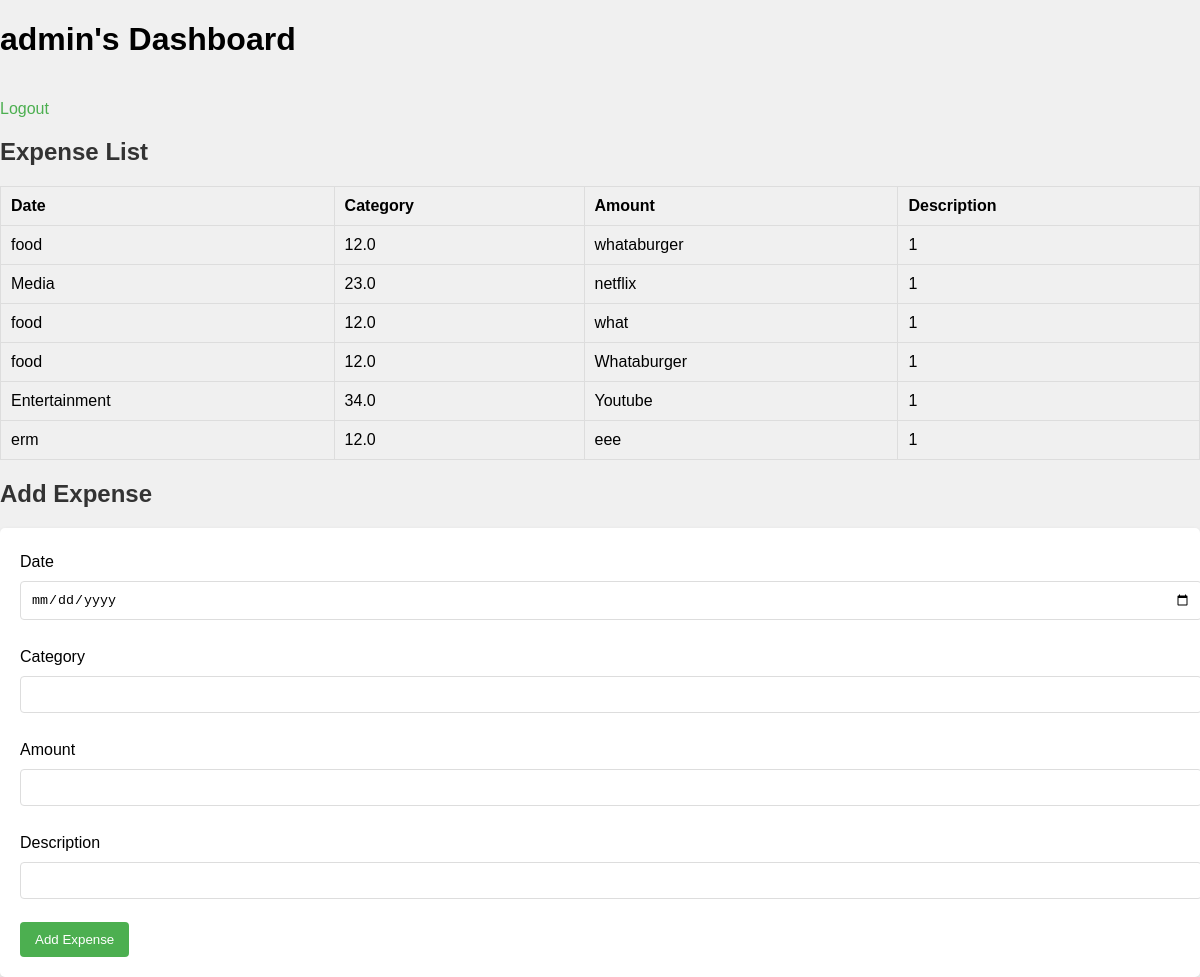
The page /dashboard (signed in) on the database as committed earlier.
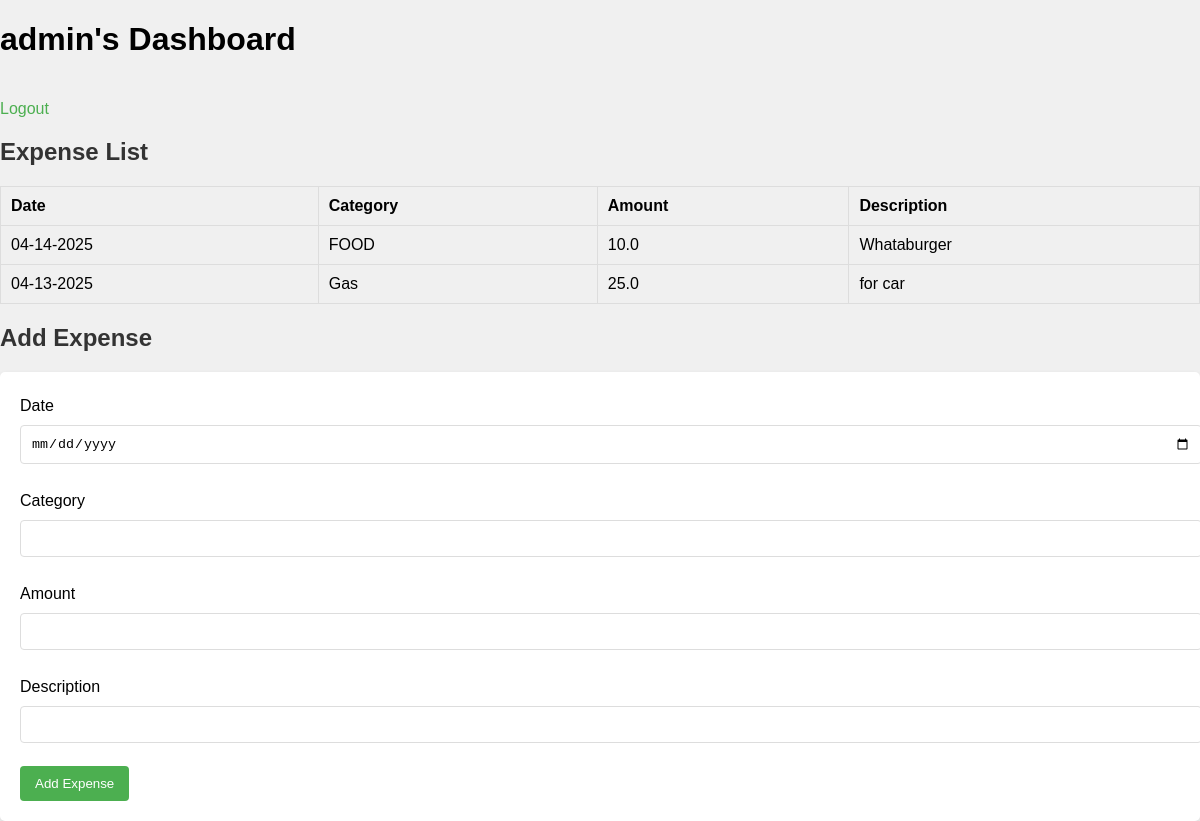
The same page on the database as committed later.
### tables this page shows
CREATE TABLE users (
                          id INTEGER PRIMARY KEY AUTOINCREMENT,
                          username TEXT NOT NULL UNIQUE,
                          password TEXT NOT NULL);

CREATE TABLE expenses (
                          id INTEGER PRIMARY KEY AUTOINCREMENT,
                          user_id INTEGER,
                          date TEXT NOT NULL,
                          category TEXT NOT NULL,
                          amount REAL NOT NULL,
                          description TEXT NOT NULL,
                          FOREIGN KEY (user_id) REFERENCES users (id));

### app.py (the view)
@app.route('/dashboard')
def dashboard():
    if 'user_id' not in session:
        return redirect(url_for('login'))
    with sqlite3.connect('db/expenses.db') as conn:
        cursor = conn.cursor()
        cursor.execute('SELECT username FROM users WHERE id = ?', (session['user_id'],))
        user = cursor.fetchone()
        username = user[0] if user else 'User'
        cursor.execute('SELECT * FROM expenses WHERE user_id = ?', (session['user_id'],))
        expenses = cursor.fetchall()
        for i, expense in enumerate(expenses):
            date_str = expense[2]
            try:
                date_obj = datetime.strptime(date_str, '%Y-%m-%d')
                expenses[i] = expense[:2] + (date_obj.strftime('%m-%d-%Y'),) + expense[3:]
            except ValueError:
                continue
    return render_template('dashboard.html', username=username, expenses=expenses)

### templates/dashboard.html (shortened to what this page needs)
<!DOCTYPE html>
<html lang="en">
<head>
    <link rel="stylesheet" href="{{ url_for('static', filename='css/style.css') }}">
</head>
<body>
    <div class="header">
        <h1>{{ username }}'s Dashboard</h1>
        <a href="{{ url_for('logout') }}">Logout</a>
    </div>
    <h2>Expense List</h2>
    <table>
        <thead>
            <tr>
                <th>Date</th>
                <th>Category</th>
                <th>Amount</th>
                <th>Description</th>
            </tr>
        </thead>
        <tbody>
            {% for expense in expenses %}
            <tr>
                <td>{{ expense[2] }}</td>
                <td>{{ expense[3] }}</td>
                <td>{{ expense[4] }}</td>
                <td>{{ expense[5] }}</td>
            </tr>
            {% endfor %}
        </tbody>
    </table>
    <h2>Add Expense</h2>
    <form action="{{ url_for('add_expense') }}" method="POST">
        <label for="date">Date</label>
        <input type="date" id="date" name="date" required><br><br>
        <label for="category">Category</label>
        <input type="text" id="category" name="category" required><br><br>
        <label for="amount">Amount</label>
        <input type="number" id="amount" name="amount" step="0.01" required><br><br>
        <label for="description">Description</label>
        <input type="text" id="description" name="description" required><br><br>
        <button type="submit">Add Expense</button>
    </form>
</body>
</html>

### static/css/style.css (style rules this page uses)
body { font-family: Arial, sans-serif; background-color: #f0f0f0; margin: 0; padding: 0; }
h2, h3 { color: #333; }
table { width: 100%; margin-bottom: 20px; border-collapse: collapse; }
table th, table td { padding: 10px; text-align: left; border: 1px solid #ddd; }
form { background-color: #fff; padding: 20px; border-radius: 5px; box-shadow: 0 2px 5px rgba(0, 0, 0, 0.1); }
form label { display: block; margin: 5px 0; }
form input { width: 100%; padding: 10px; margin: 5px 0; border: 1px solid #ddd; border-radius: 4px; }
form button { padding: 10px 15px; background-color: #4CAF50; color: white; border: none; border-radius: 4px; cursor: pointer; }
a { display: inline-block; margin-top: 20px; text-decoration: none; color: #4CAF50; }

Rows that differ between the two databases and show on the page:
removed expenses: category "Media", amount "23.0", description "netflix", user "1"
removed expenses: category "food", amount "12.0", description "what", user "1"
removed expenses: category "food", amount "12.0", description "Whataburger", user "1"
removed expenses: category "Entertainment", amount "34.0", description "Youtube", user "1"
removed expenses: category "erm", amount "12.0", description "eee", user "1"
changed expenses: date "food" → "04-14-2025"; category "12.0" → "FOOD"; amount "whataburger" → "10.0"; description "1" → "Whataburger"
added expenses: date "04-13-2025", category "Gas", amount "25.0", description "for car"
